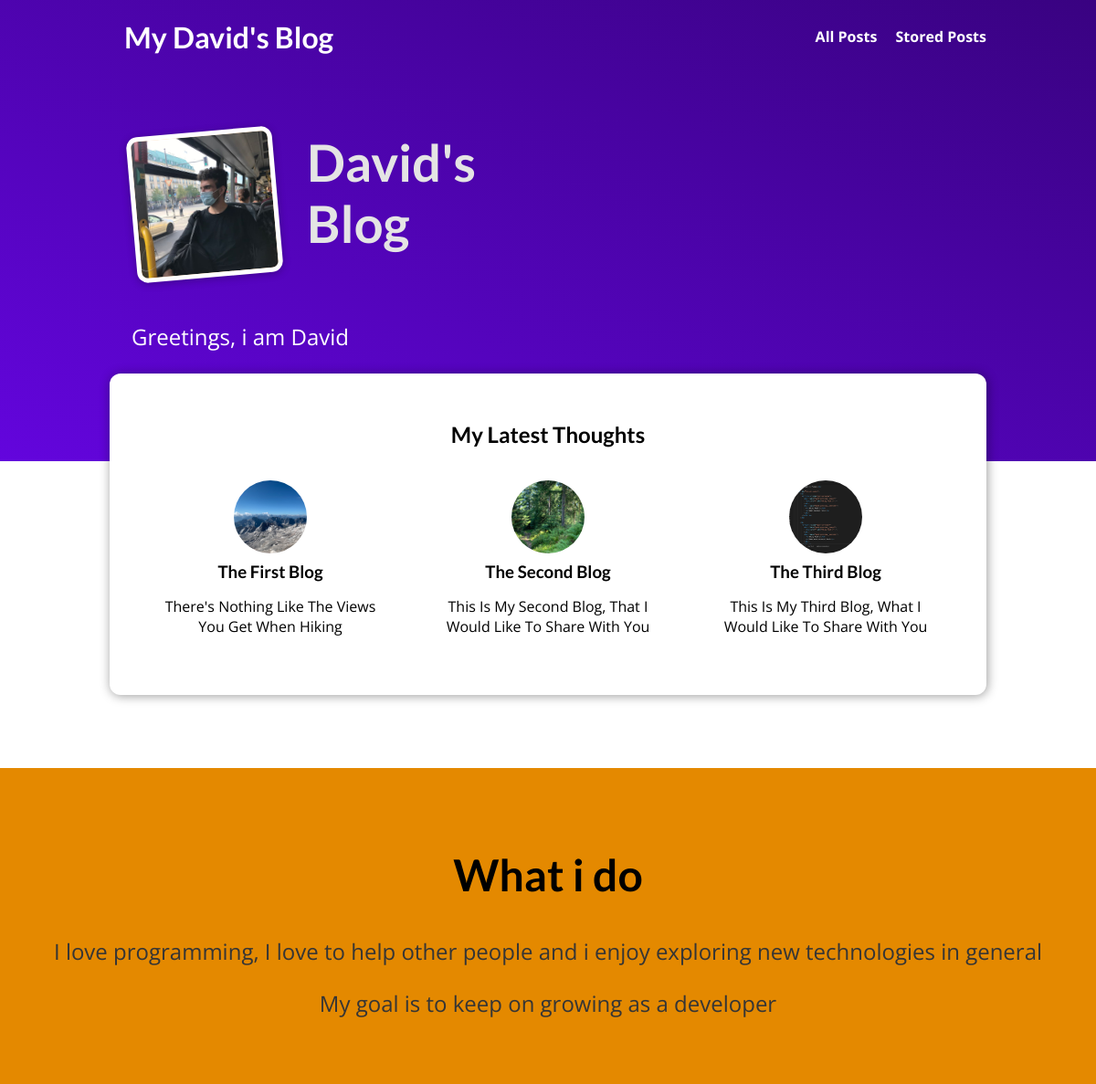
The page / on the database its author committed.
### blog/models.py (models this page shows, shortened)
class Post(models.Model):
    title = models.CharField(max_length=150)
    excerpt = models.CharField(max_length=150)
    image = models.ImageField(upload_to="posts", null=True)
    date = models.DateField(blank=True, null=True, auto_now=True, editable=True)
    slug = models.SlugField(unique=True, db_index=True)
    content = models.TextField(max_length=1000, validators=[MinLengthValidator(10)])
    author = models.ForeignKey(Author, on_delete=CASCADE, null=True, related_name="posts")

### blog/views.py (the view)
# urls.py: path("", views.StartingPageView.as_view(), name="starting-page"),
class StartingPageView(ListView):
    template_name = "blog/index.html"
    model = Post
    context_object_name = "blogs"
    ordering = ["-date"]
    paginate_by = 3

### blog/templates/blog/index.html (shortened to what this page needs)
{% extends "layout.html" %}
{% load static %}
{% block css_files %}
    <link rel="stylesheet" href="{% static "blog/index.css"%}">
    <link rel="stylesheet" href="{% static "blog/post.css"%}">
{% endblock %}
{% block page_body %}
    <section id="welcome">
        <header>
        <img src="{% static "images/me.jpg" %}" alt="David- The Author of This Blog">
           <h2>David's Blog</h2>
        </header>
        <p>Greetings, i am David</p>
    </section>
    <section id="latest-posts">
        <h2>My Latest Thoughts</h2>
        <ul>
    {%for blog in blogs %}
            {% include "blog/includes/post.html" %}
    {% endfor %}
    </ul>
    </section>
    <section id="about">
    <h2>What i do</h2>
    <p>I love programming, I love to help other people and i enjoy exploring new technologies in general</p>
    <p>My goal is to keep on growing as a developer</p>
    </section>
{% endblock page_body %}

### blog/templates/blog/includes/post.html
<li>
        <article class="post">
            <a href="{% url "posts-detail-page" blog.slug %}">
            <img src="{{blog.image.url}}" alt="{{blog.title}}">
            <div class="post__content">
                <h3>{{blog.title|title}}</h3>
                <p>
                    {{blog.excerpt|title}}
                </p>
            </div>
                </a>
        </article>
        </li>

### static/app.css (style rules this page uses)
* { box-sizing: border-box; }
html { font-family: 'Open Sans', 'Lato', sans-serif; }
body { margin: 0; }
h1, h2, h3 { font-family: 'Lato', sans-serif; font-weight: bold; }

### blog/static/blog/index.css (style rules this page uses)
#welcome { background: linear-gradient(to right top, #6305dd, #390281); padding: 6rem 12%; }
#welcome header { display: flex; align-items: flex-start; margin: 3rem auto; }
#welcome img { width: 10rem; height: 10rem; object-fit: cover; object-position: top; border: 5px solid white; border-radius: 12px; background-color: #ffe1bf; transform: rotateZ(-5deg); box-shadow: 0 2px 8px rgba(0, 0, 0, 0.25); }
#welcome h2 { font-size: 3.5rem; margin: 0 0 0 2rem; color: #e4e4e4; width: 10rem; }
#welcome p { color: white; font-size: 1.5rem; }
#latest-posts { background-color: white; padding: 2rem; border-radius: 12px; width: 60rem; margin: -6rem auto 2rem auto; box-shadow: 1px 1px 12px rgba(0, 0, 0, 0.4); }
#latest-posts h2 { text-align: center; }
#latest-posts ul { list-style: none; margin: 0; padding: 0; display: flex; gap: 1rem; }
#latest-posts li { flex: 1; }
#about { text-align: center; padding: 3rem; background-color: #e48900; margin-top: 5rem; }
#about h2 { font-size: 3rem; }
#about p { font-size: 1.5rem; color: #353535; }

### blog/static/blog/post.css (style rules this page uses)
.post { display: flex; flex-direction: column; align-items: center; text-align: center; }
.post a { text-decoration: none; color: black; transition: all 0.2s ease; padding: 1rem; }
.post img { width: 5rem; height: 5rem; object-fit: cover; border-radius: 50%; }
.post h3 { margin: 0.25rem 0; }

### rows shown on the page
Post: image (picture), title "The First Blog", excerpt "There's Nothing Like The Views You Get When Hiking"
Post: image (picture), title "The Second Blog", excerpt "This Is My Second Blog, That I Would Like To Share With You"
Post: image (picture), title "The Third Blog", excerpt "This Is My Third Blog, What I Would Like To Share With You"
